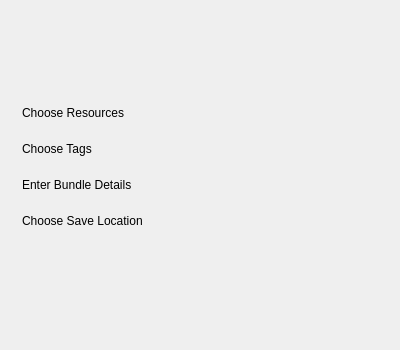
<?xml version="1.0" encoding="UTF-8"?>
<ui version="4.0">
 <class>WdgSide</class>
 <widget class="QWidget" name="WdgSide">
  <property name="geometry">
   <rect>
    <x>0</x>
    <y>0</y>
    <width>400</width>
    <height>350</height>
   </rect>
  </property>
  <property name="sizePolicy">
   <sizepolicy hsizetype="Maximum" vsizetype="Preferred">
    <horstretch>0</horstretch>
    <verstretch>0</verstretch>
   </sizepolicy>
  </property>
  <property name="windowTitle">
   <string>Form</string>
  </property>
  <layout class="QVBoxLayout" name="verticalLayout_3" stretch="0">
   <item>
    <layout class="QVBoxLayout" name="verticalLayout_2">
     <property name="leftMargin">
      <number>11</number>
     </property>
     <property name="topMargin">
      <number>11</number>
     </property>
     <property name="rightMargin">
      <number>11</number>
     </property>
     <property name="bottomMargin">
      <number>11</number>
     </property>
     <item>
      <widget class="QLabel" name="lblChooseRes">
       <property name="sizePolicy">
        <sizepolicy hsizetype="Preferred" vsizetype="Fixed">
         <horstretch>0</horstretch>
         <verstretch>0</verstretch>
        </sizepolicy>
       </property>
       <property name="minimumSize">
        <size>
         <width>0</width>
         <height>30</height>
        </size>
       </property>
       <property name="text">
        <string>Choose Resources</string>
       </property>
       <property name="alignment">
        <set>Qt::AlignLeading|Qt::AlignLeft|Qt::AlignTop</set>
       </property>
      </widget>
     </item>
     <item>
      <widget class="QLabel" name="lblChooseTags">
       <property name="sizePolicy">
        <sizepolicy hsizetype="Preferred" vsizetype="Fixed">
         <horstretch>0</horstretch>
         <verstretch>0</verstretch>
        </sizepolicy>
       </property>
       <property name="minimumSize">
        <size>
         <width>0</width>
         <height>30</height>
        </size>
       </property>
       <property name="text">
        <string>Choose Tags</string>
       </property>
       <property name="alignment">
        <set>Qt::AlignLeading|Qt::AlignLeft|Qt::AlignTop</set>
       </property>
      </widget>
     </item>
     <item>
      <widget class="QLabel" name="lblBundleInfo">
       <property name="sizePolicy">
        <sizepolicy hsizetype="Preferred" vsizetype="Fixed">
         <horstretch>0</horstretch>
         <verstretch>0</verstretch>
        </sizepolicy>
       </property>
       <property name="minimumSize">
        <size>
         <width>0</width>
         <height>30</height>
        </size>
       </property>
       <property name="text">
        <string>Enter Bundle Details</string>
       </property>
       <property name="alignment">
        <set>Qt::AlignLeading|Qt::AlignLeft|Qt::AlignTop</set>
       </property>
      </widget>
     </item>
     <item>
      <widget class="QLabel" name="lblSaveLocation">
       <property name="enabled">
        <bool>true</bool>
       </property>
       <property name="sizePolicy">
        <sizepolicy hsizetype="Preferred" vsizetype="Fixed">
         <horstretch>0</horstretch>
         <verstretch>0</verstretch>
        </sizepolicy>
       </property>
       <property name="minimumSize">
        <size>
         <width>0</width>
         <height>30</height>
        </size>
       </property>
       <property name="text">
        <string>Choose Save Location</string>
       </property>
       <property name="alignment">
        <set>Qt::AlignLeading|Qt::AlignLeft|Qt::AlignTop</set>
       </property>
      </widget>
     </item>
    </layout>
   </item>
  </layout>
 </widget>
 <resources/>
 <connections/>
</ui>
